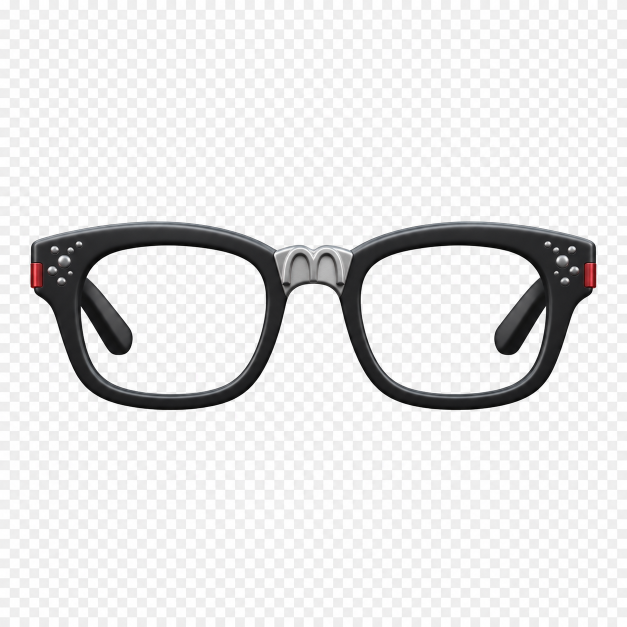
#> input picture png/deco_zero_glasses.png, 1254 x 1254 px (shown at 1/2 size)
$ python prepare-character-assets.py
#> lines starting #> are read from the running program, lines starting #| are printed output that depends on the picture; after the words box and inside, x2 and y2 are one past the last pixel; in counts of white or black regions, pixels touching at a corner belong together
"""Create a transparent derivative of the supplied checkerboard glasses (Pillow + NumPy)."""
from collections import deque
from pathlib import Path

import numpy as np
from PIL import Image

root = Path(__file__).resolve().parents[2] / "png"
for filename in ("deco_zero_glasses.png", "deco_sprite_glasses.png"):
    source = root / filename
    image = Image.open(source).convert("RGBA")
    pixels = np.array(image)
    rgb = pixels[:, :, :3].astype(np.int16)
    # Flood only bright neutral areas: outside plus both enclosed lens openings.
    # Enclosed metal highlights and screws remain opaque.
    background = (rgb.min(axis=2) >= 210) & (rgb.max(axis=2) - rgb.min(axis=2) <= 12)
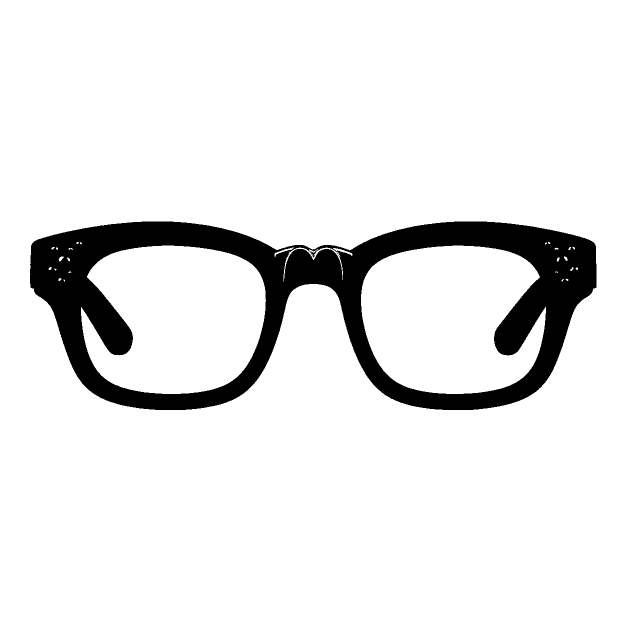
#> background: shape (1254, 1254) bool (shown at 1/2 size); 90.5% white; 1 black region, box (x1, y1, x2, y2) and area: (60, 443, 1193, 820) 149003
    height, width = background.shape
#> height = 1254; width = 1254
    removed = np.zeros((height, width), dtype=bool)
    queue = deque()
    for x, y in [(0, 0), (int(width * .28), int(height * .51)),
                 (int(width * .72), int(height * .51))]:
        if background[y, x]:
            removed[y, x] = True
            queue.append((x, y))
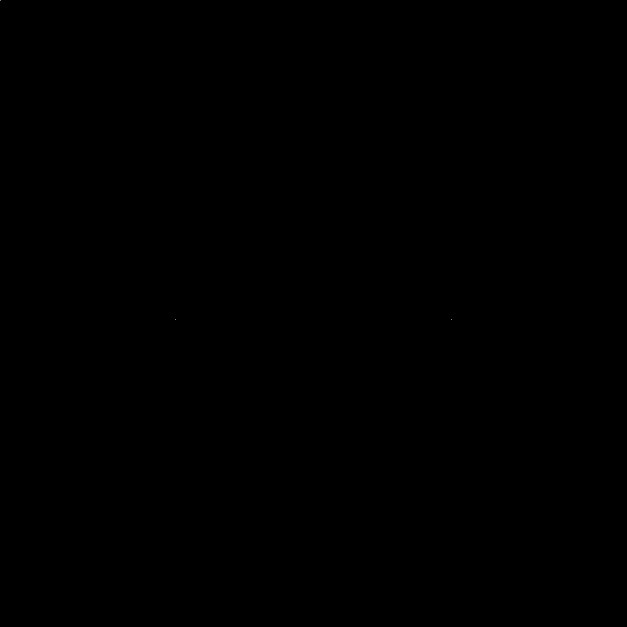
#> removed: shape (1254, 1254) bool (shown at 1/2 size); 0% white in thin lines or dots, all inside (x1, y1, x2, y2) = (0, 0, 903, 640)
    while queue:
        x, y = queue.popleft()
        for nx, ny in ((x - 1, y), (x + 1, y), (x, y - 1), (x, y + 1)):
            if 0 <= nx < width and 0 <= ny < height and background[ny, nx] and not removed[ny, nx]:
                removed[ny, nx] = True
                queue.append((nx, ny))
#> this loop made 1422100 passes
#> (x, y) on passes 1 to 3: (0, 0), (351, 639), (902, 639)
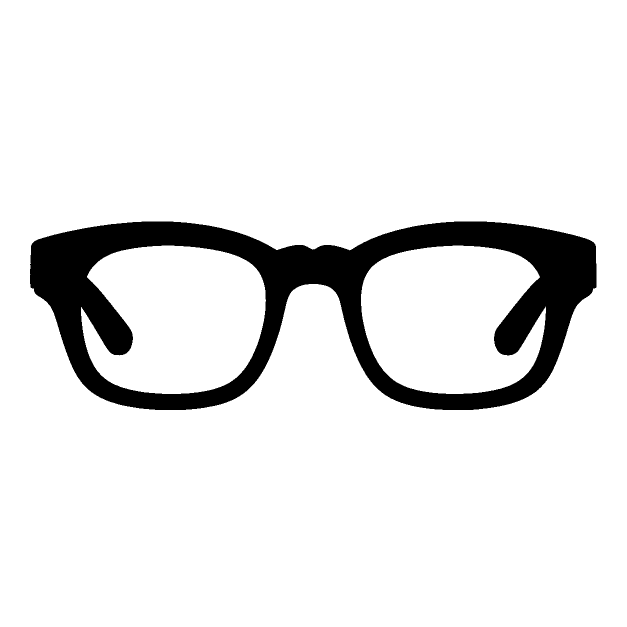
#> removed: shape (1254, 1254) bool (shown at 1/2 size); 90.4% white; 1 black region, box (x1, y1, x2, y2) and area: (60, 443, 1193, 820) 150416
    pixels[removed] = 0
#> (the run stopped early here; a loop or call above may not have finished)
